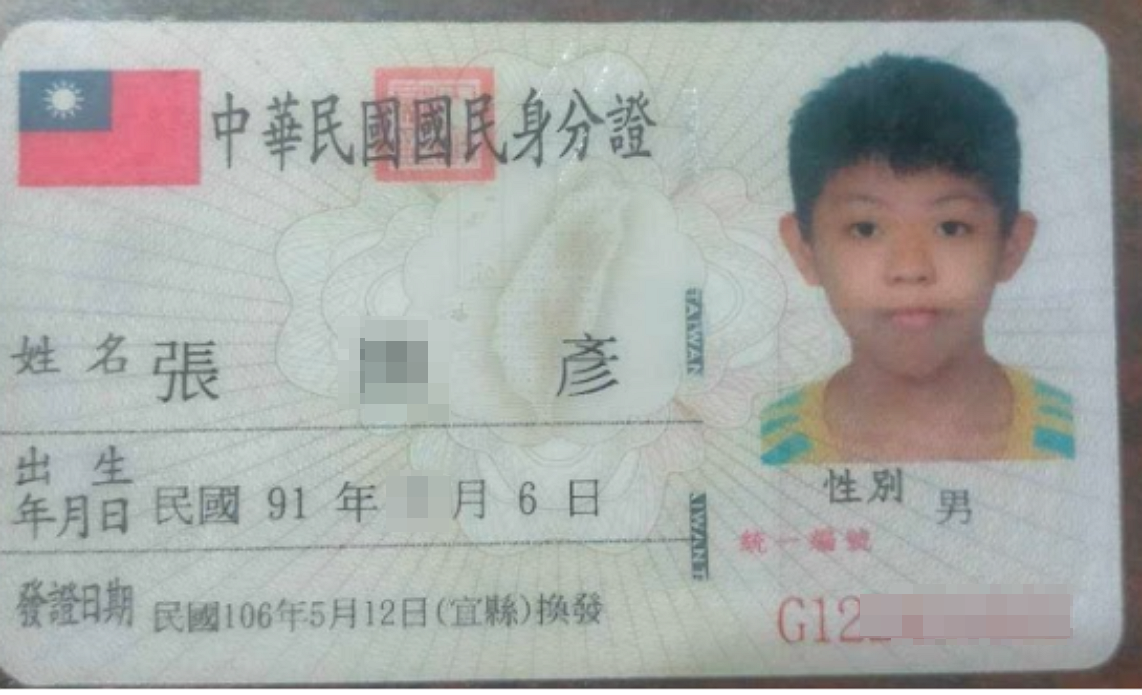
#> input picture IDCard/140556.png, 1142 x 695 px; its folder holds only this picture in this run
$ python openCV.py
#> lines starting #> are read from the running program, lines starting #| are printed output that depends on the picture
import cv2
import os
from pathlib import Path

def extract_faces_from_id_cards(input_folder, output_folder, min_face_size=(50, 50), min_neighbors=8, scale_factor=1.1):

#> called with input_folder = 'IDCard', output_folder = 'extracted_faces', min_face_size = (50, 50), min_neighbors = 8, scale_factor = 1.1
    os.makedirs(output_folder, exist_ok=True)

    face_cascade = cv2.CascadeClassifier(cv2.data.haarcascades + 'haarcascade_frontalface_default.xml')

    extensions = ['.jpg','.png']
    image_files = []
    for ext in extensions:
        image_files.extend(list(Path(input_folder).glob(f'*{ext}')))

    print(f"找到 {len(image_files)} 張圖片")

    # 處理每張圖片
    for img_path in image_files:
        print(f"處理: {img_path}")

        # 讀取圖片
        img = cv2.imread(str(img_path))
#> img is the input picture: shape (695, 1142, 3); mean B, G, R 166.6, 169.4, 166.7
        if img is None:
            print(f"無法讀取圖片: {img_path}")
            continue

        # 裁剪圖片，只保留右邊一半
        height, width = img.shape[:2]
#> height = 695; width = 1142
        half_width = width // 2
#> half_width = 571
        img = img[:, half_width:width]  # 保留右半部
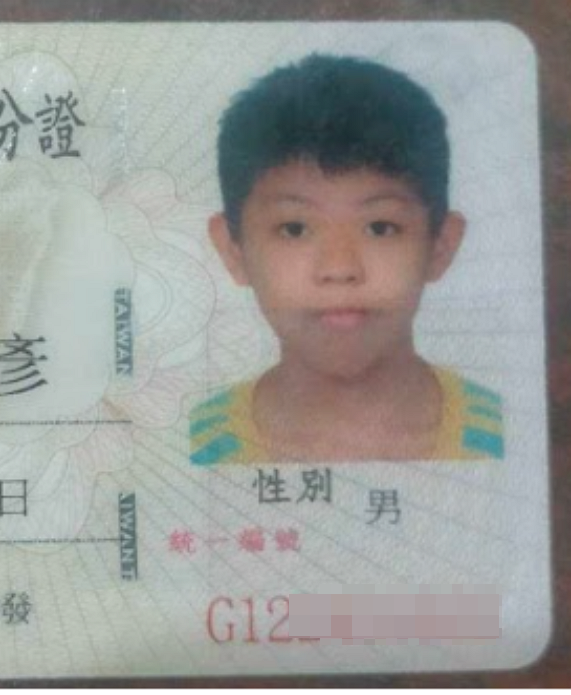
#> img: shape (695, 571, 3); mean B, G, R 154.1, 157.1, 155

        # 轉換為灰階以加速處理
        gray = cv2.cvtColor(img, cv2.COLOR_BGR2GRAY)
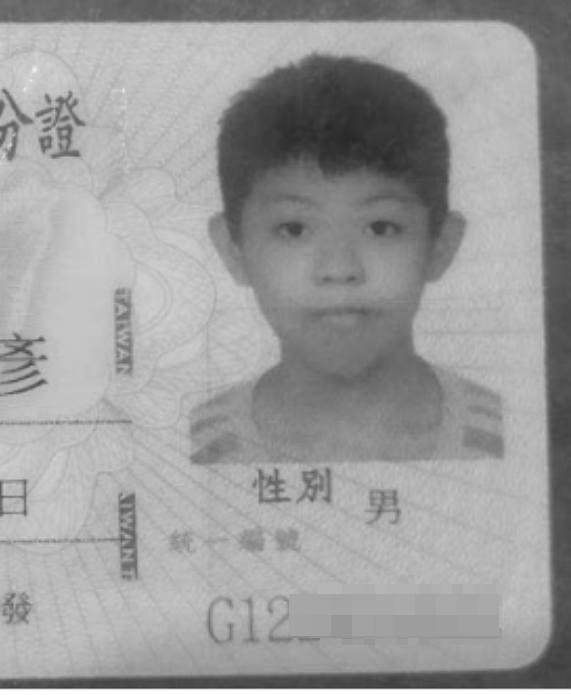
#> gray: shape (695, 571); min 40, max 255, mean 156.1

        # 使用Haar Cascade分類器檢測人臉
        # 使用函數參數控制檢測參數
        faces = face_cascade.detectMultiScale(
            gray,
            scaleFactor=scale_factor,
            minNeighbors=min_neighbors,
            minSize=min_face_size
        )
#> faces = [[204, 128, 270, 270]]

        # 儲存檢測到的人臉
        if len(faces) > 0:
            print(f"在 {img_path} 中檢測到 {len(faces)} 個人臉")
#| 在 IDCard/140556.png 中檢測到 1 個人臉

            # 如果檢測到多個人臉，只保留最大的一個（因為每個身分證應該只有一個人臉）
            if len(faces) > 1:
                max_area = 0
                max_face_idx = 0
                for i, (x, y, w, h) in enumerate(faces):
                    area = w * h
                    if area > max_area:
                        max_area = area
                        max_face_idx = i
                # 只保留面積最大的人臉
                faces = [faces[max_face_idx]]
                print(f"只保留最大的人臉")

            for i, (x, y, w, h) in enumerate(faces):
                # 增加臉部周圍的邊界 - 增加更大的邊界以確保包含頭髮和下巴
                padding_top = int(h * 0.4)
                padding_bottom = int(h * 0.3)
                padding_sides = int(w * 0.3)

                # 計算新的邊界，同時確保不超出圖片範圍
                new_x = max(0, x - padding_sides)
                new_y = max(0, y - padding_top)
                new_w = min(img.shape[1] - new_x, w + 2 * padding_sides)
                new_h = min(img.shape[0] - new_y, h + padding_top + padding_bottom)

                # 擷取人臉區域
                face_img = img[new_y:new_y+new_h, new_x:new_x+new_w]

                # 儲存人臉圖片
                output_filename = os.path.join(output_folder, f"{img_path.stem}_face_{i}.jpg")
                cv2.imwrite(output_filename, face_img)
                print(f"已儲存: {output_filename}")
#> this loop made 1 pass
#> (x, y, w, h, padding_top, padding_bottom, padding_sides, new_x) on pass 1: (204, 128, 270, 270, 108, 81, 81, 123)
#| 已儲存: extracted_faces/140556_face_0.jpg
#> pass 1, in extract_faces_from_id_cards, `face_img = img[new_y:new_y+new_h, new_x:new_x+new_w]`:
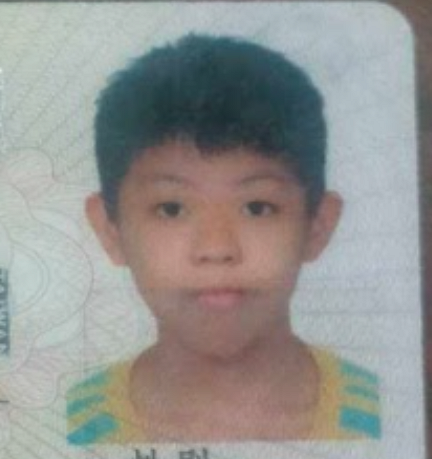
#> face_img: shape (459, 432, 3); mean B, G, R 146.2, 148.9, 148.6
        else:
            print(f"在 {img_path} 中沒有檢測到人臉")

if __name__ == "__main__":
    # 指定輸入和輸出資料夾
    input_folder = "IDCard"  # 存放身分證照片的資料夾
    output_folder = "extracted_faces"  # 儲存擷取出的人臉照片的資料夾

    # 執行人臉擷取 - 可調整這些參數以提高準確性
    extract_faces_from_id_cards(
        input_folder,
        output_folder,
        min_face_size=(50, 50),  # 最小人臉尺寸
        min_neighbors=8,         # 檢測所需的鄰近區域數量
        scale_factor=1.1,        # 圖像縮放因子
    )

    print("處理完成!")
